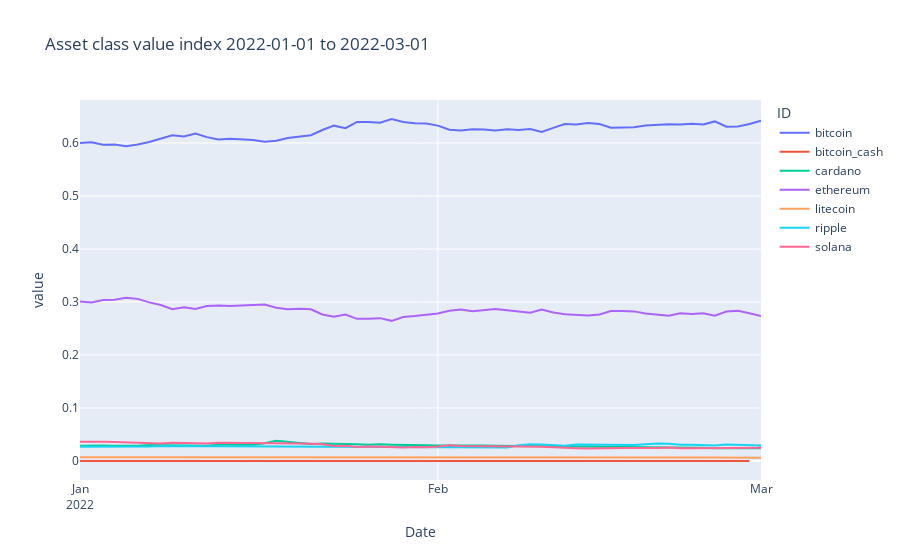

Source (notebook cell):
### Markdown cell above
## Value Index

### Code cell
import plotly.express as px

index_df = clsPerfIndex.get_value_index(piv_marketcap_df)

_min_date = (index_df["Date"].min()).date()
_max_date = (index_df["Date"].max()).date()
_title = "Asset class value index "+str(_min_date)+" to "+str(_max_date)
fig = px.line(index_df, x="Date", y=index_df.columns,
              hover_data={"Date": "|%B %d, %Y"},
              title=_title)
fig.update_xaxes(
    dtick="M1",
    tickformat="%b\n%Y")
fig.show()
